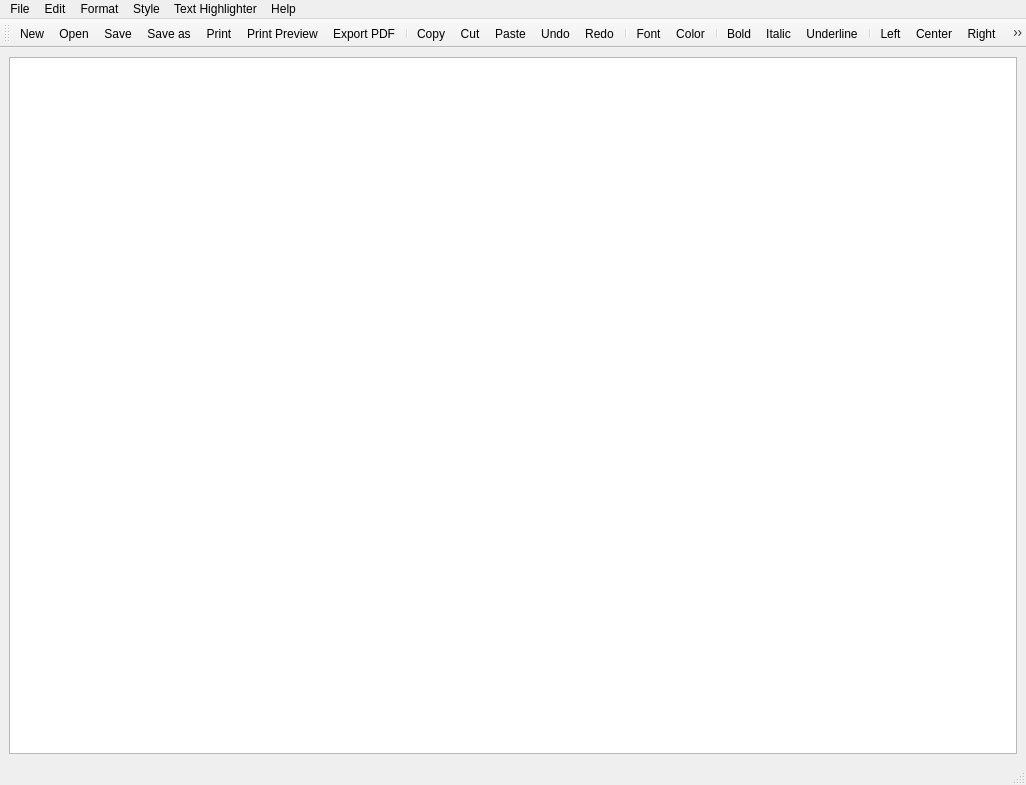
<?xml version="1.0" encoding="UTF-8"?>
<ui version="4.0">
 <class>MainWindow</class>
 <widget class="QMainWindow" name="MainWindow">
  <property name="geometry">
   <rect>
    <x>0</x>
    <y>0</y>
    <width>1026</width>
    <height>785</height>
   </rect>
  </property>
  <property name="windowTitle">
   <string>PyQt Text Editor</string>
  </property>
  <property name="windowIcon">
   <iconset>
    <normalon>Icons/icons8-e-learning-96.png</normalon>
   </iconset>
  </property>
  <widget class="QWidget" name="centralwidget">
   <layout class="QGridLayout" name="gridLayout">
    <item row="0" column="0">
     <widget class="QTextEdit" name="textEdit"/>
    </item>
   </layout>
  </widget>
  <widget class="QMenuBar" name="menubar">
   <property name="geometry">
    <rect>
     <x>0</x>
     <y>0</y>
     <width>1026</width>
     <height>21</height>
    </rect>
   </property>
   <widget class="QMenu" name="menuFile">
    <property name="title">
     <string>File</string>
    </property>
    <addaction name="actionNew"/>
    <addaction name="actionOpen"/>
    <addaction name="actionSave"/>
    <addaction name="actionSave_as"/>
    <addaction name="separator"/>
    <addaction name="actionPrint"/>
    <addaction name="actionPrint_Preview"/>
    <addaction name="actionExport_PDF"/>
    <addaction name="separator"/>
    <addaction name="actionExit"/>
   </widget>
   <widget class="QMenu" name="menuEdit">
    <property name="title">
     <string>Edit</string>
    </property>
    <addaction name="actionCopy"/>
    <addaction name="actionCut"/>
    <addaction name="actionPaste"/>
    <addaction name="separator"/>
    <addaction name="actionUndo"/>
    <addaction name="actionRedo"/>
   </widget>
   <widget class="QMenu" name="menuFormat">
    <property name="title">
     <string>Format</string>
    </property>
    <addaction name="actionFont"/>
    <addaction name="actionColor"/>
   </widget>
   <widget class="QMenu" name="menuStyle">
    <property name="title">
     <string>Style</string>
    </property>
    <addaction name="actionBold"/>
    <addaction name="actionItalic"/>
    <addaction name="actionUnderline"/>
    <addaction name="separator"/>
    <addaction name="actionLeft"/>
    <addaction name="actionCenter"/>
    <addaction name="actionRight"/>
    <addaction name="actionJustify"/>
   </widget>
   <widget class="QMenu" name="menuText_Hightlighter">
    <property name="title">
     <string>Text Highlighter</string>
    </property>
    <addaction name="actionText_Highlight"/>
   </widget>
   <widget class="QMenu" name="menuHelp">
    <property name="title">
     <string>Help</string>
    </property>
    <addaction name="actionAbout"/>
    <addaction name="actionAbout_Qt"/>
   </widget>
   <addaction name="menuFile"/>
   <addaction name="menuEdit"/>
   <addaction name="menuFormat"/>
   <addaction name="menuStyle"/>
   <addaction name="menuText_Hightlighter"/>
   <addaction name="menuHelp"/>
  </widget>
  <widget class="QStatusBar" name="statusbar"/>
  <widget class="QToolBar" name="toolBar">
   <property name="windowTitle">
    <string>toolBar</string>
   </property>
   <attribute name="toolBarArea">
    <enum>TopToolBarArea</enum>
   </attribute>
   <attribute name="toolBarBreak">
    <bool>false</bool>
   </attribute>
   <addaction name="actionNew"/>
   <addaction name="actionOpen"/>
   <addaction name="actionSave"/>
   <addaction name="actionSave_as"/>
   <addaction name="actionPrint"/>
   <addaction name="actionPrint_Preview"/>
   <addaction name="actionExport_PDF"/>
   <addaction name="separator"/>
   <addaction name="actionCopy"/>
   <addaction name="actionCut"/>
   <addaction name="actionPaste"/>
   <addaction name="actionUndo"/>
   <addaction name="actionRedo"/>
   <addaction name="separator"/>
   <addaction name="actionFont"/>
   <addaction name="actionColor"/>
   <addaction name="separator"/>
   <addaction name="actionBold"/>
   <addaction name="actionItalic"/>
   <addaction name="actionUnderline"/>
   <addaction name="separator"/>
   <addaction name="actionLeft"/>
   <addaction name="actionCenter"/>
   <addaction name="actionRight"/>
   <addaction name="actionJustify"/>
  </widget>
  <action name="actionNew">
   <property name="icon">
    <iconset>
     <normalon>Icons/icons8-file-32.png</normalon>
    </iconset>
   </property>
   <property name="text">
    <string>New</string>
   </property>
  </action>
  <action name="actionOpen">
   <property name="icon">
    <iconset>
     <normalon>Icons/open.png</normalon>
    </iconset>
   </property>
   <property name="text">
    <string>Open</string>
   </property>
  </action>
  <action name="actionSave">
   <property name="icon">
    <iconset>
     <normalon>Icons/save.png</normalon>
    </iconset>
   </property>
   <property name="text">
    <string>Save</string>
   </property>
  </action>
  <action name="actionSave_as">
   <property name="icon">
    <iconset>
     <normalon>C:/Users/Enrico Lima/Documents/Icons/save_as.png</normalon>
    </iconset>
   </property>
   <property name="text">
    <string>Save as</string>
   </property>
  </action>
  <action name="actionPrint">
   <property name="icon">
    <iconset>
     <normalon>Icons/print.png</normalon>
    </iconset>
   </property>
   <property name="text">
    <string>Print</string>
   </property>
  </action>
  <action name="actionPrint_Preview">
   <property name="icon">
    <iconset>
     <normalon>Icons/print_preview.png</normalon>
    </iconset>
   </property>
   <property name="text">
    <string>Print Preview</string>
   </property>
  </action>
  <action name="actionExport_PDF">
   <property name="icon">
    <iconset>
     <normalon>Icons/export_pdf.png</normalon>
    </iconset>
   </property>
   <property name="text">
    <string>Export PDF</string>
   </property>
  </action>
  <action name="actionExit">
   <property name="icon">
    <iconset>
     <normalon>Icons/exit.png</normalon>
    </iconset>
   </property>
   <property name="text">
    <string>Exit</string>
   </property>
  </action>
  <action name="actionCopy">
   <property name="icon">
    <iconset>
     <normalon>Icons/copy.png</normalon>
    </iconset>
   </property>
   <property name="text">
    <string>Copy</string>
   </property>
  </action>
  <action name="actionCut">
   <property name="icon">
    <iconset>
     <normalon>Icons/cut.png</normalon>
    </iconset>
   </property>
   <property name="text">
    <string>Cut</string>
   </property>
  </action>
  <action name="actionPaste">
   <property name="icon">
    <iconset>
     <normalon>Icons/paste.png</normalon>
    </iconset>
   </property>
   <property name="text">
    <string>Paste</string>
   </property>
  </action>
  <action name="actionUndo">
   <property name="icon">
    <iconset>
     <normalon>Icons/undo.png</normalon>
    </iconset>
   </property>
   <property name="text">
    <string>Undo</string>
   </property>
  </action>
  <action name="actionRedo">
   <property name="icon">
    <iconset>
     <normalon>Icons/Icons/redo.png</normalon>
    </iconset>
   </property>
   <property name="text">
    <string>Redo</string>
   </property>
  </action>
  <action name="actionFont">
   <property name="icon">
    <iconset>
     <normalon>Icons/font.png</normalon>
    </iconset>
   </property>
   <property name="text">
    <string>Font</string>
   </property>
  </action>
  <action name="actionColor">
   <property name="icon">
    <iconset>
     <normalon>Icons/Icons/color.png</normalon>
    </iconset>
   </property>
   <property name="text">
    <string>Color</string>
   </property>
  </action>
  <action name="actionBold">
   <property name="icon">
    <iconset>
     <normalon>Icons/bold.png</normalon>
    </iconset>
   </property>
   <property name="text">
    <string>Bold</string>
   </property>
  </action>
  <action name="actionItalic">
   <property name="icon">
    <iconset>
     <normalon>Icons/icons8-italic-64.png</normalon>
    </iconset>
   </property>
   <property name="text">
    <string>Italic</string>
   </property>
  </action>
  <action name="actionUnderline">
   <property name="icon">
    <iconset>
     <normalon>Icons/underline.png</normalon>
    </iconset>
   </property>
   <property name="text">
    <string>Underline</string>
   </property>
  </action>
  <action name="actionLeft">
   <property name="icon">
    <iconset>
     <normalon>Icons/align-left.png</normalon>
    </iconset>
   </property>
   <property name="text">
    <string>Left</string>
   </property>
  </action>
  <action name="actionCenter">
   <property name="icon">
    <iconset>
     <normalon>Icons/align-center.png</normalon>
    </iconset>
   </property>
   <property name="text">
    <string>Center</string>
   </property>
  </action>
  <action name="actionRight">
   <property name="icon">
    <iconset>
     <normalon>Icons/align-right.png</normalon>
    </iconset>
   </property>
   <property name="text">
    <string>Right</string>
   </property>
  </action>
  <action name="actionJustify">
   <property name="icon">
    <iconset>
     <normalon>Icons/align-justify.png</normalon>
    </iconset>
   </property>
   <property name="text">
    <string>Justify</string>
   </property>
  </action>
  <action name="actionTime">
   <property name="text">
    <string>Time</string>
   </property>
  </action>
  <action name="actionDate">
   <property name="text">
    <string>Date</string>
   </property>
  </action>
  <action name="actionText_Highlight">
   <property name="icon">
    <iconset>
     <normalon>Icons/icons8-marker-pen-64.png</normalon>
    </iconset>
   </property>
   <property name="text">
    <string>Text Highlight</string>
   </property>
  </action>
  <action name="actionAbout">
   <property name="text">
    <string>About</string>
   </property>
  </action>
  <action name="actionAbout_Qt">
   <property name="text">
    <string>About Qt</string>
   </property>
  </action>
 </widget>
 <resources>
  <include location="C:/Users/Enrico Lima/Documents/icons.qrc"/>
 </resources>
 <connections/>
</ui>
